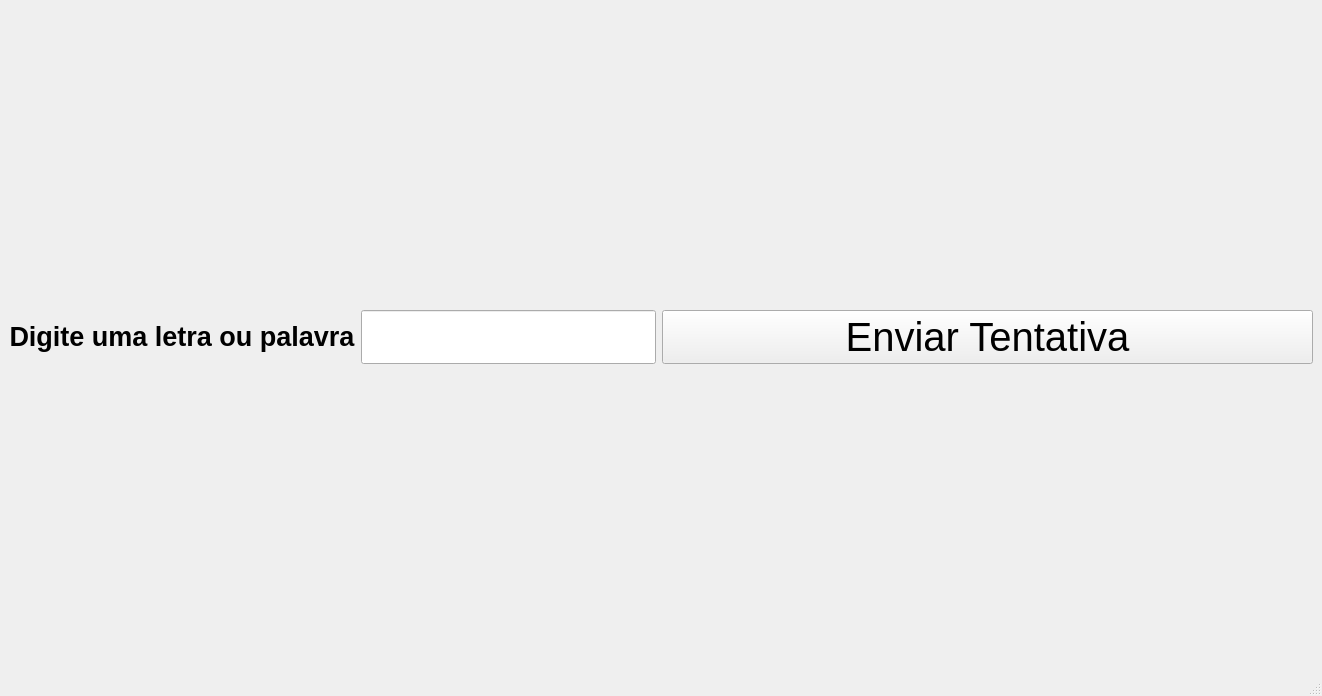
<?xml version="1.0" encoding="UTF-8"?>
<ui version="4.0">
 <class>MainWindow</class>
 <widget class="QMainWindow" name="MainWindow">
  <property name="geometry">
   <rect>
    <x>0</x>
    <y>0</y>
    <width>1322</width>
    <height>696</height>
   </rect>
  </property>
  <property name="sizePolicy">
   <sizepolicy hsizetype="Maximum" vsizetype="Maximum">
    <horstretch>0</horstretch>
    <verstretch>0</verstretch>
   </sizepolicy>
  </property>
  <property name="font">
   <font>
    <bold>false</bold>
   </font>
  </property>
  <property name="windowTitle">
   <string>Jogo da Forca</string>
  </property>
  <widget class="QWidget" name="centralwidget">
   <layout class="QGridLayout" name="gridLayout_2">
    <item row="0" column="2">
     <widget class="QPushButton" name="pushButton">
      <property name="sizePolicy">
       <sizepolicy hsizetype="Preferred" vsizetype="Fixed">
        <horstretch>0</horstretch>
        <verstretch>0</verstretch>
       </sizepolicy>
      </property>
      <property name="font">
       <font>
        <pointsize>30</pointsize>
        <bold>false</bold>
       </font>
      </property>
      <property name="text">
       <string>Enviar Tentativa</string>
      </property>
     </widget>
    </item>
    <item row="0" column="1">
     <widget class="QLineEdit" name="letter_try">
      <property name="sizePolicy">
       <sizepolicy hsizetype="Maximum" vsizetype="Preferred">
        <horstretch>0</horstretch>
        <verstretch>0</verstretch>
       </sizepolicy>
      </property>
      <property name="font">
       <font>
        <pointsize>25</pointsize>
        <italic>false</italic>
        <bold>false</bold>
        <underline>false</underline>
        <strikeout>false</strikeout>
       </font>
      </property>
      <property name="contextMenuPolicy">
       <enum>Qt::ContextMenuPolicy::DefaultContextMenu</enum>
      </property>
      <property name="text">
       <string/>
      </property>
      <property name="alignment">
       <set>Qt::AlignmentFlag::AlignCenter</set>
      </property>
     </widget>
    </item>
    <item row="0" column="0">
     <widget class="QLabel" name="label">
      <property name="sizePolicy">
       <sizepolicy hsizetype="Fixed" vsizetype="Fixed">
        <horstretch>0</horstretch>
        <verstretch>0</verstretch>
       </sizepolicy>
      </property>
      <property name="font">
       <font>
        <pointsize>20</pointsize>
        <bold>true</bold>
       </font>
      </property>
      <property name="toolTip">
       <string>&lt;html&gt;&lt;head/&gt;&lt;body&gt;&lt;p&gt;Ou palavra&lt;/p&gt;&lt;/body&gt;&lt;/html&gt;</string>
      </property>
      <property name="text">
       <string>Digite uma letra ou palavra</string>
      </property>
      <property name="alignment">
       <set>Qt::AlignmentFlag::AlignCenter</set>
      </property>
     </widget>
    </item>
    <item row="1" column="0" colspan="3">
     <layout class="QGridLayout" name="gridLayout"/>
    </item>
   </layout>
  </widget>
  <widget class="QStatusBar" name="statusbar"/>
 </widget>
 <resources/>
 <connections/>
</ui>
